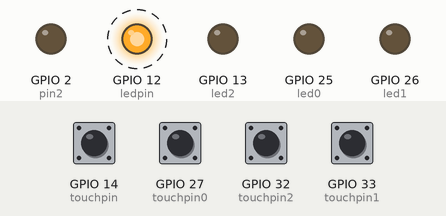
This sketch was run on a simulated ESP32. On the bench: output pins drawn as LEDs (lit = HIGH). Dashed ring = blinking. Inputs (shaded band) come from the test bench; at power-on: GPIO 14 (touchpin), GPIO 27 (touchpin0), GPIO 32 (touchpin2), GPIO 33 (touchpin1) HIGH. What the sketch prints to the serial monitor is not drawn.

Above: at 1.25 s.
1.3 s: GPIO 27 (touchpin0) pulled LOW for 0.15 s
At 2.0 s:
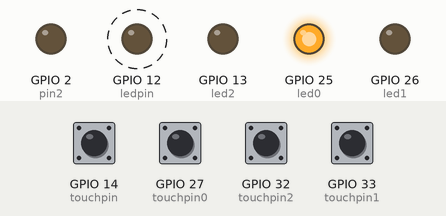
4.4 s: GPIO 32 (touchpin2) pulled LOW for 0.15 s
At 5.2 s:
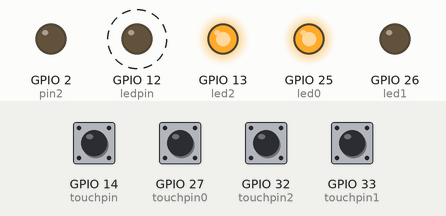
7.5 s: GPIO 33 (touchpin1) pulled LOW for 0.15 s
At 8.2 s:
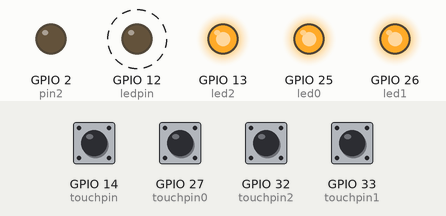
10.6 s: GPIO 27 (touchpin0) pulled LOW for 1 s
At 11.2 s:
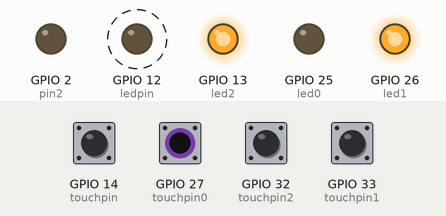
13.6 s: GPIO 32 (touchpin2) pulled LOW for 1 s
At 14.2 s:
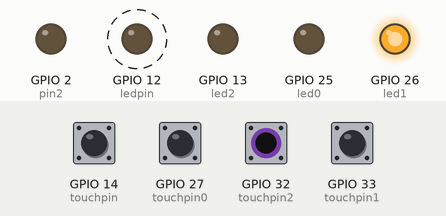
16.6 s: GPIO 27 (touchpin0) pulled LOW for 0.15 s
At 17.8 s:
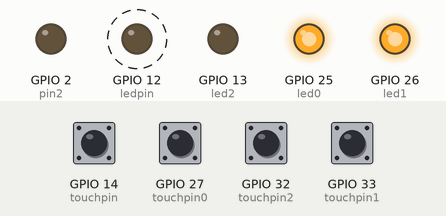
Timing chart, 0 to 20.6 s (numbered marks = the images above; inputs shaded):
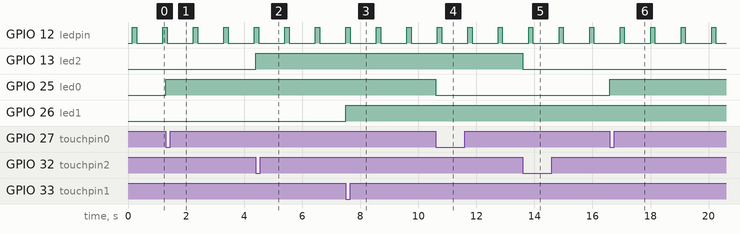

The sketch:

main.ino
```cpp
const int touchpin0 = 27;
const int touchpin1 = 33;
const int touchpin2 = 32;
const int touchpin = 14;
const int ledpin = 12;
const int led0 = 25;
const int led1 = 26;
const int led2 = 13;
const int threshold = 1040;
const int pin2 = LED_BUILTIN;

// 'volatile' tells the compiler that this variable can change
// unexpectedly (inside the interrupt) so don't "optimize" it.
volatile int count = 0;
volatile int n = 1;
volatile bool touchDetected = false;
volatile bool touchDetected0 = false;
volatile bool touchDetected1 = false;
volatile bool touchDetected2 = false;

// Variables for the non-blocking blinker
int blinkCount = 0;
unsigned long lastAction = 0;
const long blinkSpeed = 150;
const long cycleGap = 750;
bool ledState = false;

//password values
const int passwd[3] = {1,2,3};
int i = 0;
const int code_length = 3;


// The Interrupt Service Routine (ISR)
// This function runs INSTANTLY when the touch threshold is met.
void IRAM_ATTR handle_0_Touch() {
  static unsigned long lastInterruptTime = 0;
  unsigned long interruptTime = millis();

  // Software Debouncing: ignore interrupts faster than 250ms
  if (interruptTime - lastInterruptTime > 250) {
    count ^= 1;
    if (count > 7) count = 0;
    touchDetected0 = !touchDetected0;
  }
  lastInterruptTime = interruptTime;
}

void IRAM_ATTR handle_1_Touch() {
  static unsigned long lastInterruptTime = 0;
  unsigned long interruptTime = millis();

  // Software Debouncing: ignore interrupts faster than 250ms
  if (interruptTime - lastInterruptTime > 250) {
    count ^= 2;
    if (count > 7) count = 0;
    touchDetected1 = !touchDetected1;
  }
  lastInterruptTime = interruptTime;
}

void IRAM_ATTR handle_2_Touch() {
  static unsigned long lastInterruptTime = 0;
  unsigned long interruptTime = millis();

  // Software Debouncing: ignore interrupts faster than 250ms
  if (interruptTime - lastInterruptTime > 250) {
    count ^= 4;
    if (count > 7) count = 0;
    touchDetected2 = !touchDetected2;
  }
  lastInterruptTime = interruptTime;
}

void IRAM_ATTR handleTouch() {
  static unsigned long lastInterruptTime = 0;
  unsigned long interruptTime = millis();

  // Software Debouncing
  if (interruptTime - lastInterruptTime > 500) {
    // 1. The Atomic Copy (Take the Snapshot)
    n = count;

    // 2. Alert the Consumer (Main Loop)
    touchDetected = true;

    // 3. Clear the Production Buffer and UI Flags
    count = 0;
    touchDetected0 = false;
    touchDetected1 = false;
    touchDetected2 = false;
  }
  lastInterruptTime = interruptTime;
}

void setup() {
  Serial.begin(115200);
  pinMode(ledpin, OUTPUT);
  pinMode(led0, OUTPUT);
  pinMode(led1, OUTPUT);
  pinMode(led2, OUTPUT);
  pinMode(pin2, OUTPUT);

  // Attach the interrupt to the touch pin
  // Parameters: Pin, Function to run, Threshold
  touchAttachInterrupt(touchpin0, handle_0_Touch, threshold);
  touchAttachInterrupt(touchpin1, handle_1_Touch, threshold);
  touchAttachInterrupt(touchpin2, handle_2_Touch, threshold);
  touchAttachInterrupt(touchpin, handleTouch, threshold);

  Serial.println("Interrupt System Initialized.");
}

void loop() {
  unsigned long now = millis();

  // 1. Instantly Drive UI based on ISR Toggle Flags
  digitalWrite(led0, touchDetected0 ? HIGH : LOW);
  digitalWrite(led1, touchDetected1 ? HIGH : LOW);
  digitalWrite(led2, touchDetected2 ? HIGH : LOW);

  // 2. Consume the Snapshot
  if (touchDetected) {
    Serial.print("Submit Triggered! Evaluating Snapshot: ");
    Serial.println(n);

    // Evaluate against the snapshot 'n', not the volatile 'count'
    if (n == passwd[i]) {
      Serial.println("Correct digit: progress++");
      i++;
    } else {
      Serial.println("Incorrect digit: Sequence reset.");
      i = 0;
    }

    // Check for complete system unlock
    if (i == code_length) {
      Serial.println("System Unlocked!");
      digitalWrite(pin2, HIGH);
      i = 0; // Reset progress for future entries
    } else {
      digitalWrite(pin2, LOW);
    }

    // Acknowledge receipt and reset the trigger flag
    touchDetected = false;
    blinkCount = 0; // Optional: restart the sequencer
  }

  // 3. THE SEQUENCER (Unchanged)
  if (blinkCount < n) {
    if (now - lastAction >= blinkSpeed) {
      lastAction = now;
      ledState = !ledState;
      digitalWrite(ledpin, ledState);
      if (!ledState) blinkCount++;
    }
  } else {
    digitalWrite(ledpin, LOW);
    if (now - lastAction >= cycleGap) {
      blinkCount = 0;
      lastAction = now;
    }
  }
}
```

Measured:
- after the input at 1.3 s, GPIO 25 (led0): LOW → HIGH at once
- after the input at 4.4 s, GPIO 13 (led2): LOW → HIGH at once
- after the input at 7.5 s, GPIO 26 (led1): LOW → HIGH at once
- after the input at 10.6 s, GPIO 25 (led0): HIGH → LOW at once
- after the input at 13.6 s, GPIO 13 (led2): HIGH → LOW at once
- after the input at 16.6 s, GPIO 25 (led0): LOW → HIGH at once
- by itself, GPIO 12 (ledpin): alternates HIGH for 0.15 s and LOW for 0.90 s
